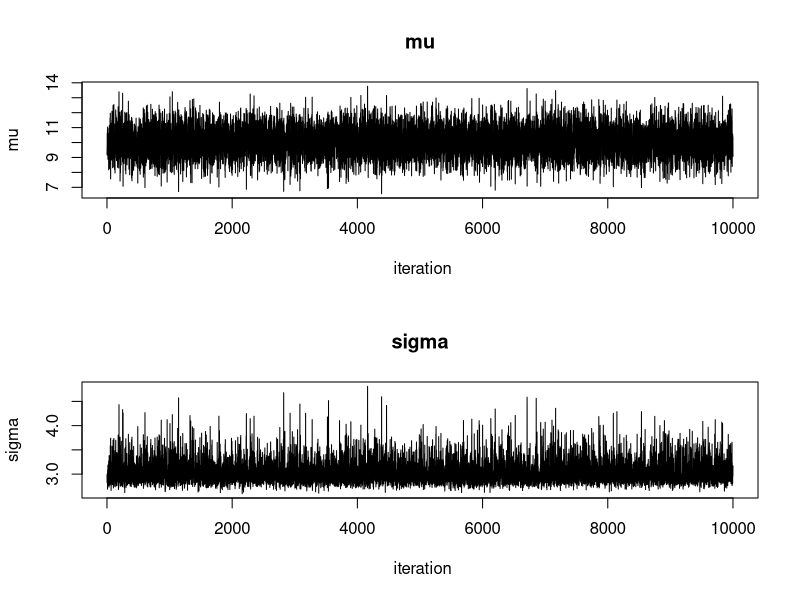
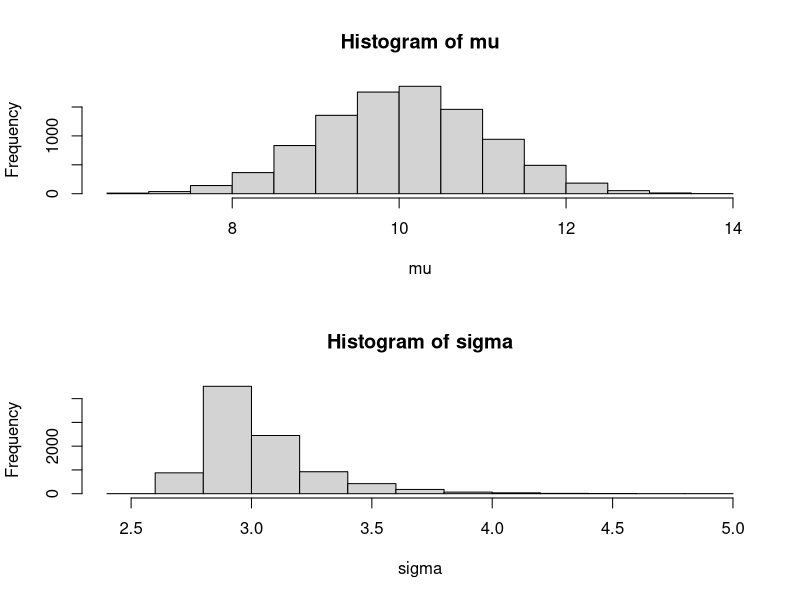

Generate these figures, in order, with R:
## ---- chunk 1
knitr::opts_chunk$set(echo = TRUE)
## ---- chunk 2
# 平均10, 標準偏差3の正規乱数を500個発生させる
y <- rnorm(n = 500, mean = 10, sd = 3) 
my <- mean(y)
n <- length(y)
## ---- chunk 3
# 繰り返し回数を設定
iterations <- 10000 
theta <- matrix(nrow = iterations, ncol = 2)

# 事前分布のパラメータを設定
m0 <- 0
s0 <- 100
a0 <- 0
b0 <- 0.01

# 事後分布のパラメータを初期化
cur.mu <- 0
cur.tau <- 1
cur.s <- sqrt(1/cur.tau)
## ---- chunk 4
for (t in 1:iterations) {
  # muのサンプリング
  w <- s0^2 / (cur.s^2/n + s0^2)
  m <- w * my + (1-w) * m0
  s <- sqrt(w + cur.s^2 / n)
  cur.mu <- rnorm(1, m, s)
  
  # sのサンプリング
  a <- a0 + 0.5 * n
  b <- b0 + 0.5 * sum((y - cur.mu)^2)
  cur.tau <- rgamma(1, a, b)
  cur.s <- sqrt(1 / cur.tau)
  
  # t回目の推定値
  theta[t,] <- c(cur.mu, cur.s)
}
## ---- chunk 5
op <- par(mfrow=c(2,1))
p <- 1:iterations
plot(p, theta[,1], type="l", main="mu", xlab=" iteration", ylab="mu", lty=1, lwd=1);plot(p, theta[,2], type="l", main="sigma", xlab=" iteration", ylab="sigma", lty=1, lwd=1);
## ---- chunk 6
hist(theta[501:iterations,1], breaks="Sturges", main="Histogram of mu", xlab="mu");hist(theta[501:iterations,2], breaks="Sturges", main="Histogram of sigma", xlab="sigma")
## ---- chunk 7
print(c(mean(theta[2001:iterations,1]),mean(theta[2001:iterations,2])))
